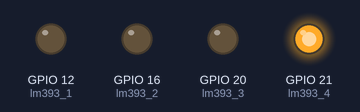
This program was run on a simulated Raspberry Pi (BCM pin numbers). On the bench: output pins drawn as LEDs (lit = HIGH). At 0.0 s the program stops and its outputs stay as they are.

Above: at 0.1 s.
Timing chart, 0 to 1.5 s (numbered marks = the images above):
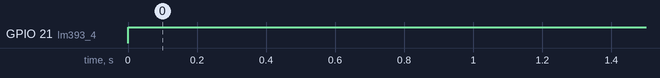

The program:

pin_test.py
```python
import RPi.GPIO as GPIO
import time

# Настраиваем GPIO на Raspberry Pi
#GPIO.setmode(GPIO.BOARD)
GPIO.setmode(GPIO.BCM)

lm393_1 = 12
lm393_2 = 16
lm393_3 = 20
lm393_4 = 21
GPIO.setup(lm393_1, GPIO.OUT)
GPIO.output(lm393_1, 0)
GPIO.setup(lm393_2, GPIO.OUT)
GPIO.output(lm393_2, 0)
GPIO.setup(lm393_3, GPIO.OUT)
GPIO.output(lm393_3, 0)
GPIO.setup(lm393_4, GPIO.OUT)
GPIO.output(lm393_4, 1)
```

Measured:
- by itself, GPIO 21 (lm393_4): LOW → HIGH at 0.00 s
